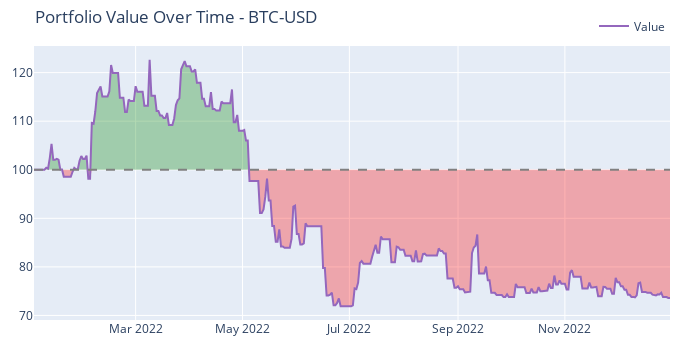
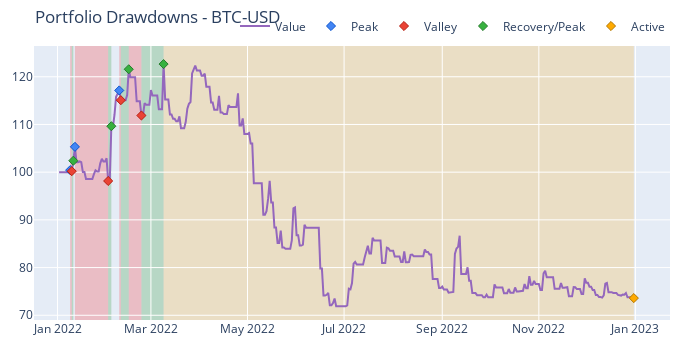

Write notebook code for charts like these, in order.
### Code cell
import yfinance as yf
import numpy as np
import pandas as pd
import matplotlib.pyplot as plt
import tensorflow as tf
from tensorflow.keras.models import Sequential
from tensorflow.keras.layers import LSTM, Dense, Dropout
from gpflow.kernels import Matern32, Kernel
from gpflow.models import GPR
from gpflow import set_trainable
from sklearn.preprocessing import StandardScaler
import vectorbt as vbt
from datetime import datetime, timedelta
import ruptures as rpt
from scipy.signal import find_peaks

class ChangePointKernel(Kernel):
    def __init__(self, base_kernel, changepoints):
        super().__init__()
        self.base_kernel = base_kernel
        # changepoints: list of indices where a regime change is detected.
        self.changepoints = changepoints

    def get_region(self, X):
        # Assumes X is an [N, D] tensor where the first column represents time or index.
        # Convert changepoints to a tensor of same dtype as X[:, 0]
        cp = tf.constant(self.changepoints, dtype=X.dtype)
        # Determine region index for each element in X using tf.searchsorted.
        regions = tf.searchsorted(cp, X[:, 0], side='right')
        return regions

    def K(self, X, X2=None):
        if X2 is None:
            X2 = X
        # Get region assignments for each input
        regions_X = self.get_region(X)
        regions_X2 = self.get_region(X2)
        # Create an indicator matrix where entries are 1 if both points belong to the same region, else 0.
        regions_equal = tf.cast(tf.equal(tf.expand_dims(regions_X, 1), tf.expand_dims(regions_X2, 0)), X.dtype)
        # Compute the base kernel covariance matrix.
        base_cov = self.base_kernel.K(X, X2)
        return base_cov * regions_equal

    def K_diag(self, X):
        return self.base_kernel.K_diag(X)

def fetch_and_process_data(
    ticker="BTC-USD",
    start_date=(datetime.now() - timedelta(days=365)).strftime('%Y-%m-%d'),
    end_date=datetime.now().strftime('%Y-%m-%d')
):
    # Download data
    data = yf.download(ticker, start=start_date, end=end_date)
    
    if data.empty:
        raise ValueError(f"No data found for {ticker} between {start_date} and {end_date}")
    
    # Use "Adj Close" if available, otherwise fallback to "Close"
    if "Adj Close" in data.columns:
        price_series = data["Adj Close"].copy()
    else:
        price_series = data["Close"].copy()
    
    # Ensure price_series is a Series
    if isinstance(price_series, pd.DataFrame):
        price_series = price_series.squeeze()
    
    price_series.name = ticker
    returns = price_series.pct_change().dropna()
    
    scaler = StandardScaler()
    std_returns = scaler.fit_transform(returns.values.reshape(-1, 1))
    
    valid_index = returns.index
    return price_series.loc[valid_index], pd.Series(
        std_returns.flatten(), index=valid_index, name="Standardized Returns"
    )

def detect_changepoints(returns):
    # Use ruptures to detect changepoints in the return series.
    algo = rpt.Pelt(model="rbf").fit(returns.values)
    result = algo.predict(pen=10)
    return result

def generate_signals(returns, changepoints, train_ratio=0.8, epochs=50, lookback_window=30):
    # Prepare features: using time step as a feature
    X = np.arange(len(returns), dtype=np.float64).reshape(-1, 1)
    y = returns.values.reshape(-1, 1)
    
    # Use GPR with ChangePointKernel for trend detection
    base_kernel = Matern32()
    kernel = ChangePointKernel(base_kernel, changepoints)
    gpr = GPR(data=(X, y), kernel=kernel)
    set_trainable(gpr.likelihood.variance, False)
    trend = gpr.predict_f(X)[0].numpy().flatten()
    
    # Combine returns and trend to form features
    features = np.hstack([returns.values.reshape(-1, 1), trend.reshape(-1, 1)])
    
    # Optionally, use lookback_window to create a dynamic feature window if desired.
    # (For example, calculate rolling averages to smooth the features.)
    
    # Train/test split (only use train_features for training)
    split_index = int(len(features) * train_ratio)
    train_features = features[:split_index]
    train_labels = returns.values[:split_index]
    
    # Reshape for LSTM input (3D shape required)
    train_features = train_features.reshape(
        (train_features.shape[0], 1, train_features.shape[1])
    )
    
    # Build LSTM model
    model = Sequential([
        LSTM(64, return_sequences=True, input_shape=(train_features.shape[1], train_features.shape[2])),
        Dropout(0.2),
        LSTM(32),
        Dense(1, activation="tanh")
    ])
    model.compile(optimizer=tf.keras.optimizers.Adam(learning_rate=0.001), loss="mse")
    
    # Fit the model on the training portion
    model.fit(train_features, train_labels, epochs=epochs, batch_size=32, verbose=0)
    
    # Predict signals using all features
    all_features = features.reshape((features.shape[0], 1, features.shape[1]))
    predicted_signals = model.predict(all_features, verbose=0).flatten()
    
    # Clip predictions to the range [-1, 1]
    positions = np.clip(predicted_signals, -1, 1)
    
    return positions

def backtest_strategy(price_series, positions):
    # Ensure price_series is a Series with a name
    if isinstance(price_series, pd.DataFrame):
        price_series = price_series.squeeze()
    
    positions = pd.Series(positions, index=price_series.index, name=price_series.name)
    entries = positions > 0
    exits = positions < 0
    
    # Create the portfolio using vectorbt
    pf = vbt.Portfolio.from_signals(
        close=price_series, 
        entries=entries, 
        exits=exits, 
        size=np.abs(positions), 
        freq="1D"
    )
    return pf

def evaluate_performance(portfolio):
    # Print portfolio metrics and plot performance
    print("\nPortfolio Metrics:")
    print(f"Total Return: {float(portfolio.total_return()):.2%}")
    print(f"Sharpe Ratio: {float(portfolio.sharpe_ratio()):.2f}")
    print(f"Max Drawdown: {float(portfolio.max_drawdown()):.2%}")
    
    # Plot portfolio value
    fig_value = portfolio.plot_value(
        title=f'Portfolio Value Over Time - {portfolio.close.name}'
    )
    fig_value.show()
    
    # Plot drawdowns
    fig_drawdowns = portfolio.plot_drawdowns(
        title=f'Portfolio Drawdowns - {portfolio.close.name}'
    )
    fig_drawdowns.show()

def main():
    ticker = "BTC-USD"
    
    # Fetch and process data
    price_series, returns = fetch_and_process_data(
        ticker=ticker, 
        start_date="2022-01-01", 
        end_date="2023-01-01"
    )
    
    # Detect changepoints
    changepoints = detect_changepoints(returns)
    
    # Generate trading signals
    positions = generate_signals(returns, changepoints, train_ratio=0.8, epochs=50, lookback_window=30)
    
    # Backtest strategy
    portfolio = backtest_strategy(price_series, positions)
    
    # Evaluate performance
    evaluate_performance(portfolio)
    
    print(portfolio.stats())
 
if __name__ == "__main__":
    main()

### Figure 1 — Plotly figure (JSON) as saved in the notebook; plotly's stock layout.template omitted (floating-point values rounded to 4 significant figures; data arrays with more than 128 entries replaced by an {"elided": "..."} marker saying what was removed)
{"data": [{"hoverinfo": "skip", "line": {"color": "rgba(0, 0, 0, 0)", "width": 0}, "opacity": 0, "showlegend": false, "type": "scatter", "uid": "cc032468-1018-4992-a769-b8233777e88f", "x": {"elided": "364 str values"}, "y": {"elided": "364 int values"}}, {"connectgaps": false, "fill": "tonexty", "fillcolor": "rgba(0, 128, 0, 0.3)", "hoverinfo": "skip", "line": {"color": "rgba(0, 0, 0, 0)", "width": 0}, "opacity": 0, "showlegend": false, "type": "scatter", "uid": "2dc1d2f5-fbd6-4b68-afca-1e58d1d9349b", "x": {"elided": "364 str values"}, "y": {"elided": "364 float values"}}, {"hoverinfo": "skip", "line": {"color": "rgba(0, 0, 0, 0)", "width": 0}, "opacity": 0, "showlegend": false, "type": "scatter", "uid": "07ef9024-b705-43c5-b5bb-50555074261c", "x": {"elided": "364 str values"}, "y": {"elided": "364 int values"}}, {"connectgaps": false, "fill": "tonexty", "fillcolor": "rgba(255, 0, 0, 0.3)", "hoverinfo": "skip", "line": {"color": "rgba(0, 0, 0, 0)", "width": 0}, "opacity": 0, "showlegend": false, "type": "scatter", "uid": "044fe02f-8da9-4dd4-91b0-240522ab6b36", "x": {"elided": "364 str values"}, "y": {"elided": "364 float values"}}, {"line": {"color": "#9467bd"}, "name": "Value", "showlegend": true, "type": "scatter", "uid": "e16dcf56-12fb-4f88-b308-2c82290fd277", "x": {"elided": "364 str values"}, "y": {"elided": "364 float values"}}, {"hoverinfo": "skip", "line": {"color": "rgba(0, 0, 0, 0)", "width": 0}, "opacity": 0, "showlegend": false, "type": "scatter", "uid": "3873045a-1813-4f61-b976-9d930974680d", "x": {"elided": "364 str values"}, "y": {"elided": "364 int values"}}], "layout": {"height": 350, "legend": {"orientation": "h", "traceorder": "normal", "x": 1, "xanchor": "right", "y": 1.02, "yanchor": "bottom"}, "margin": {"b": 30, "l": 30, "r": 30, "t": 30}, "shapes": [{"line": {"color": "gray", "dash": "dash"}, "type": "line", "x0": 0, "x1": 1, "xref": "paper", "y0": 100, "y1": 100, "yref": "y"}], "title": {"text": "Portfolio Value Over Time - BTC-USD"}, "width": 700}}

### Figure 2 — Plotly figure (JSON) as saved in the notebook; plotly's stock layout.template omitted (floating-point values rounded to 4 significant figures; data arrays with more than 128 entries replaced by an {"elided": "..."} marker saying what was removed)
{"data": [{"line": {"color": "#9467bd"}, "name": "Value", "showlegend": true, "type": "scatter", "uid": "db5d08d5-cf76-4d32-9e14-b5ebfdbf2f74", "x": {"elided": "364 str values"}, "y": {"elided": "364 float values"}}, {"customdata": [[1], [2], [4]], "hovertemplate": "Drawdown Id: %{customdata[0]}<br>Peak Timestamp: %{x}<br>Peak Value: %{y}", "marker": {"color": "#4285F4", "line": {"color": "rgb(11,84,205)", "width": 1}, "size": 7, "symbol": "diamond"}, "mode": "markers", "name": "Peak", "type": "scatter", "uid": "04485e65-79c7-44f7-a9d4-837c90c47108", "x": ["2022-01-09T00:00:00", "2022-01-12T00:00:00", "2022-02-09T00:00:00"], "y": [100.4, 105.3, 117.1]}, {"customdata": [["1", "-0.002155485364005455", "1 days 00:00:00"], ["2", "-0.0679368866812173", "21 days 00:00:00"], ["4", "-0.017449359213132776", "1 days 00:00:00"], ["5", "-0.07973476484879186", "8 days 00:00:00"]], "hovertemplate": "Drawdown Id: %{customdata[0]}<br>Valley Timestamp: %{x}<br>Valley Value: %{y}<br>Drawdown: %{customdata[1]:.2%}<br>Duration: %{customdata[2]}", "marker": {"color": "#EA4335", "line": {"color": "rgb(181,31,18)", "width": 1}, "size": 7, "symbol": "diamond"}, "mode": "markers", "name": "Valley", "type": "scatter", "uid": "0fb6cdc0-4ef7-4655-9d28-418ea157e0ed", "x": ["2022-01-10T00:00:00", "2022-02-02T00:00:00", "2022-02-10T00:00:00", "2022-02-23T00:00:00"], "y": [100.2, 98.15, 115.1, 111.9]}, {"customdata": [["1", "0.021869109453241387", "1 days 00:00:00"], ["2", "0.11697806610007298", "2 days 00:00:00"], ["4", "0.05634662289434248", "5 days 00:00:00"], ["5", "0.09635466828520402", "14 days 00:00:00"]], "hovertemplate": "Drawdown Id: %{customdata[0]}<br>End Timestamp: %{x}<br>End Value: %{y}<br>Return: %{customdata[1]:.2%}<br>Duration: %{customdata[2]}", "marker": {"color": "#37B13F", "line": {"color": "rgb(38,123,44)", "width": 1}, "size": 7, "symbol": "diamond"}, "mode": "markers", "name": "Recovery/Peak", "type": "scatter", "uid": "10931ac1-7fec-4e3a-8be3-fc04a48af221", "x": ["2022-01-11T00:00:00", "2022-02-04T00:00:00", "2022-02-15T00:00:00", "2022-03-09T00:00:00"], "y": [102.4, 109.6, 121.6, 122.7]}, {"customdata": [["6", "-0.41397140628365403", "297 days 00:00:00"]], "hovertemplate": "Drawdown Id: %{customdata[0]}<br>End Timestamp: %{x}<br>End Value: %{y}<br>Return: %{customdata[1]:.2%}<br>Duration: %{customdata[2]}", "marker": {"color": "#FFAA00", "line": {"color": "rgb(178,118,0)", "width": 1}, "size": 7, "symbol": "diamond"}, "mode": "markers", "name": "Active", "type": "scatter", "uid": "00da852a-7ab2-43d1-9c89-ec5aa362cb9e", "x": ["2022-12-31T00:00:00"], "y": [73.6]}], "layout": {"height": 350, "legend": {"orientation": "h", "traceorder": "normal", "x": 1, "xanchor": "right", "y": 1.02, "yanchor": "bottom"}, "margin": {"b": 30, "l": 30, "r": 30, "t": 30}, "shapes": [{"fillcolor": "red", "layer": "below", "line": {"width": 0}, "opacity": 0.2, "type": "rect", "x0": "2022-01-09T00:00:00", "x1": "2022-01-10T00:00:00", "xref": "x", "y0": 0, "y1": 1, "yref": "paper"}, {"fillcolor": "red", "layer": "below", "line": {"width": 0}, "opacity": 0.2, "type": "rect", "x0": "2022-01-12T00:00:00", "x1": "2022-02-02T00:00:00", "xref": "x", "y0": 0, "y1": 1, "yref": "paper"}, {"fillcolor": "red", "layer": "below", "line": {"width": 0}, "opacity": 0.2, "type": "rect", "x0": "2022-02-09T00:00:00", "x1": "2022-02-10T00:00:00", "xref": "x", "y0": 0, "y1": 1, "yref": "paper"}, {"fillcolor": "red", "layer": "below", "line": {"width": 0}, "opacity": 0.2, "type": "rect", "x0": "2022-02-15T00:00:00", "x1": "2022-02-23T00:00:00", "xref": "x", "y0": 0, "y1": 1, "yref": "paper"}, {"fillcolor": "green", "layer": "below", "line": {"width": 0}, "opacity": 0.2, "type": "rect", "x0": "2022-01-10T00:00:00", "x1": "2022-01-11T00:00:00", "xref": "x", "y0": 0, "y1": 1, "yref": "paper"}, {"fillcolor": "green", "layer": "below", "line": {"width": 0}, "opacity": 0.2, "type": "rect", "x0": "2022-02-02T00:00:00", "x1": "2022-02-04T00:00:00", "xref": "x", "y0": 0, "y1": 1, "yref": "paper"}, {"fillcolor": "green", "layer": "below", "line": {"width": 0}, "opacity": 0.2, "type": "rect", "x0": "2022-02-10T00:00:00", "x1": "2022-02-15T00:00:00", "xref": "x", "y0": 0, "y1": 1, "yref": "paper"}, {"fillcolor": "green", "layer": "below", "line": {"width": 0}, "opacity": 0.2, "type": "rect", "x0": "2022-02-23T00:00:00", "x1": "2022-03-09T00:00:00", "xref": "x", "y0": 0, "y1": 1, "yref": "paper"}, {"fillcolor": "orange", "layer": "below", "line": {"width": 0}, "opacity": 0.2, "type": "rect", "x0": "2022-03-09T00:00:00", "x1": "2022-12-31T00:00:00", "xref": "x", "y0": 0, "y1": 1, "yref": "paper"}], "title": {"text": "Portfolio Drawdowns - BTC-USD"}, "width": 700}}
